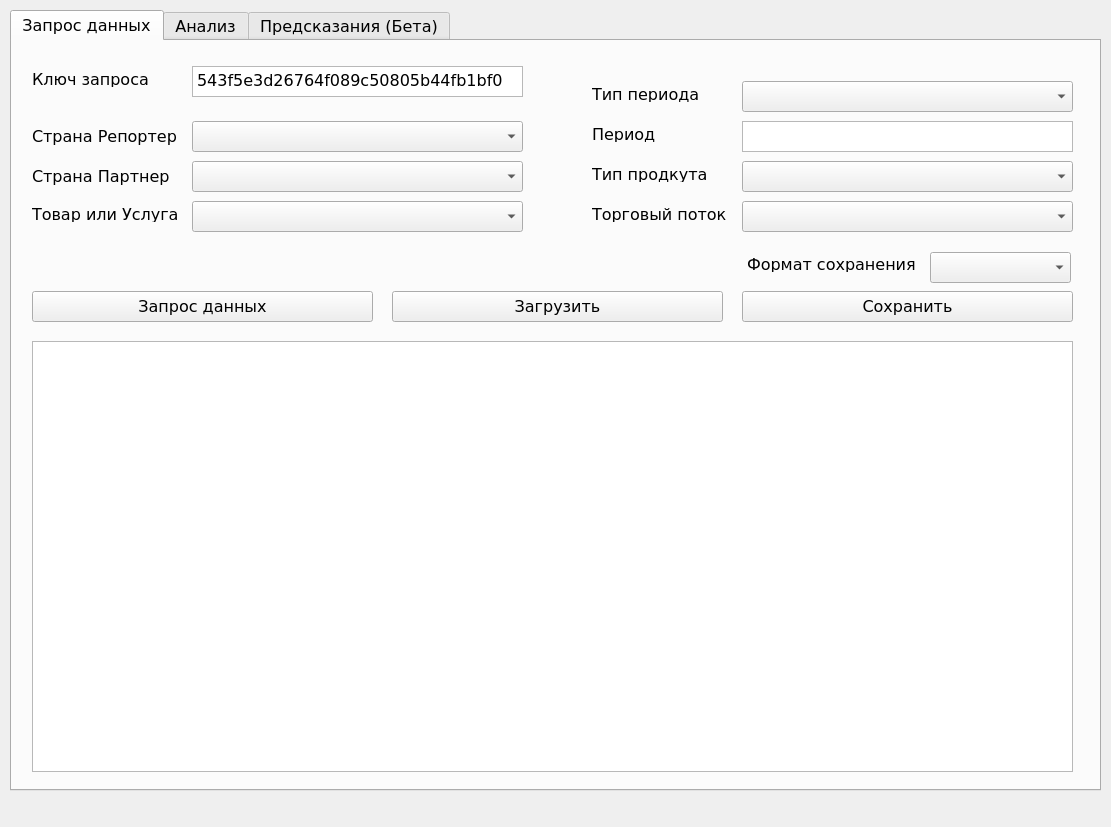
<?xml version="1.0" encoding="UTF-8"?>
<ui version="4.0">
 <class>MainWindow</class>
 <widget class="QMainWindow" name="MainWindow">
  <property name="geometry">
   <rect>
    <x>0</x>
    <y>0</y>
    <width>1111</width>
    <height>827</height>
   </rect>
  </property>
  <property name="windowTitle">
   <string>MainWindow</string>
  </property>
  <property name="windowIcon">
   <iconset>
    <normaloff>../../../../Desktop/hero.png</normaloff>../../../../Desktop/hero.png</iconset>
  </property>
  <widget class="QWidget" name="centralwidget">
   <widget class="QTabWidget" name="tabWidget">
    <property name="geometry">
     <rect>
      <x>10</x>
      <y>10</y>
      <width>1091</width>
      <height>781</height>
     </rect>
    </property>
    <property name="font">
     <font>
      <family>Verdana</family>
      <pointsize>12</pointsize>
     </font>
    </property>
    <property name="currentIndex">
     <number>0</number>
    </property>
    <property name="iconSize">
     <size>
      <width>16</width>
      <height>16</height>
     </size>
    </property>
    <property name="elideMode">
     <enum>Qt::ElideMiddle</enum>
    </property>
    <property name="tabBarAutoHide">
     <bool>false</bool>
    </property>
    <widget class="QWidget" name="Tab1">
     <attribute name="title">
      <string>Запрос данных</string>
     </attribute>
     <widget class="QLabel" name="label">
      <property name="geometry">
       <rect>
        <x>20</x>
        <y>30</y>
        <width>141</width>
        <height>16</height>
       </rect>
      </property>
      <property name="text">
       <string>Ключ запроса</string>
      </property>
     </widget>
     <widget class="QTextEdit" name="textEdit">
      <property name="geometry">
       <rect>
        <x>180</x>
        <y>25</y>
        <width>331</width>
        <height>31</height>
       </rect>
      </property>
      <property name="html">
       <string>&lt;!DOCTYPE HTML PUBLIC &quot;-//W3C//DTD HTML 4.0//EN&quot; &quot;http://www.w3.org/TR/REC-html40/strict.dtd&quot;&gt;
&lt;html&gt;&lt;head&gt;&lt;meta name=&quot;qrichtext&quot; content=&quot;1&quot; /&gt;&lt;style type=&quot;text/css&quot;&gt;
p, li { white-space: pre-wrap; }
&lt;/style&gt;&lt;/head&gt;&lt;body style=&quot; font-family:'Verdana'; font-size:12pt; font-weight:400; font-style:normal;&quot;&gt;
&lt;p style=&quot; margin-top:0px; margin-bottom:0px; margin-left:0px; margin-right:0px; -qt-block-indent:0; text-indent:0px;&quot;&gt;543f5e3d26764f089c50805b44fb1bf0&lt;/p&gt;&lt;/body&gt;&lt;/html&gt;</string>
      </property>
     </widget>
     <widget class="QComboBox" name="comboBox">
      <property name="geometry">
       <rect>
        <x>180</x>
        <y>80</y>
        <width>331</width>
        <height>31</height>
       </rect>
      </property>
     </widget>
     <widget class="QComboBox" name="comboBox_2">
      <property name="geometry">
       <rect>
        <x>180</x>
        <y>120</y>
        <width>331</width>
        <height>31</height>
       </rect>
      </property>
     </widget>
     <widget class="QLabel" name="label_2">
      <property name="geometry">
       <rect>
        <x>20</x>
        <y>85</y>
        <width>161</width>
        <height>21</height>
       </rect>
      </property>
      <property name="text">
       <string>Страна Репортер</string>
      </property>
     </widget>
     <widget class="QLabel" name="label_3">
      <property name="geometry">
       <rect>
        <x>20</x>
        <y>125</y>
        <width>161</width>
        <height>21</height>
       </rect>
      </property>
      <property name="text">
       <string>Страна Партнер</string>
      </property>
     </widget>
     <widget class="QLabel" name="label_4">
      <property name="geometry">
       <rect>
        <x>20</x>
        <y>165</y>
        <width>161</width>
        <height>16</height>
       </rect>
      </property>
      <property name="text">
       <string>Товар или Услуга</string>
      </property>
     </widget>
     <widget class="QComboBox" name="comboBox_3">
      <property name="geometry">
       <rect>
        <x>180</x>
        <y>160</y>
        <width>331</width>
        <height>31</height>
       </rect>
      </property>
     </widget>
     <widget class="QLabel" name="label_5">
      <property name="geometry">
       <rect>
        <x>580</x>
        <y>85</y>
        <width>81</width>
        <height>16</height>
       </rect>
      </property>
      <property name="text">
       <string>Период</string>
      </property>
     </widget>
     <widget class="QTextEdit" name="textEdit_2">
      <property name="geometry">
       <rect>
        <x>730</x>
        <y>80</y>
        <width>331</width>
        <height>31</height>
       </rect>
      </property>
     </widget>
     <widget class="QLabel" name="label_6">
      <property name="geometry">
       <rect>
        <x>580</x>
        <y>125</y>
        <width>131</width>
        <height>16</height>
       </rect>
      </property>
      <property name="text">
       <string>Тип продкута</string>
      </property>
     </widget>
     <widget class="QComboBox" name="comboBox_4">
      <property name="geometry">
       <rect>
        <x>730</x>
        <y>120</y>
        <width>331</width>
        <height>31</height>
       </rect>
      </property>
     </widget>
     <widget class="QComboBox" name="comboBox_5">
      <property name="geometry">
       <rect>
        <x>730</x>
        <y>40</y>
        <width>331</width>
        <height>31</height>
       </rect>
      </property>
     </widget>
     <widget class="QLabel" name="label_7">
      <property name="geometry">
       <rect>
        <x>580</x>
        <y>45</y>
        <width>151</width>
        <height>16</height>
       </rect>
      </property>
      <property name="text">
       <string>Тип периода</string>
      </property>
     </widget>
     <widget class="QComboBox" name="comboBox_6">
      <property name="geometry">
       <rect>
        <x>730</x>
        <y>160</y>
        <width>331</width>
        <height>31</height>
       </rect>
      </property>
     </widget>
     <widget class="QLabel" name="label_8">
      <property name="geometry">
       <rect>
        <x>580</x>
        <y>165</y>
        <width>161</width>
        <height>16</height>
       </rect>
      </property>
      <property name="text">
       <string>Торговый поток</string>
      </property>
     </widget>
     <widget class="QPushButton" name="pushButton">
      <property name="geometry">
       <rect>
        <x>20</x>
        <y>250</y>
        <width>341</width>
        <height>31</height>
       </rect>
      </property>
      <property name="text">
       <string>Запрос данных</string>
      </property>
     </widget>
     <widget class="QPushButton" name="pushButton_2">
      <property name="geometry">
       <rect>
        <x>380</x>
        <y>250</y>
        <width>331</width>
        <height>31</height>
       </rect>
      </property>
      <property name="text">
       <string>Загрузить</string>
      </property>
     </widget>
     <widget class="QPushButton" name="pushButton_3">
      <property name="geometry">
       <rect>
        <x>730</x>
        <y>250</y>
        <width>331</width>
        <height>31</height>
       </rect>
      </property>
      <property name="text">
       <string>Сохранить</string>
      </property>
     </widget>
     <widget class="QComboBox" name="comboBox_7">
      <property name="geometry">
       <rect>
        <x>918</x>
        <y>211</y>
        <width>141</width>
        <height>31</height>
       </rect>
      </property>
     </widget>
     <widget class="QLabel" name="label_9">
      <property name="geometry">
       <rect>
        <x>735</x>
        <y>215</y>
        <width>181</width>
        <height>16</height>
       </rect>
      </property>
      <property name="text">
       <string>Формат сохранения</string>
      </property>
     </widget>
     <widget class="QTableWidget" name="tableWidget">
      <property name="geometry">
       <rect>
        <x>20</x>
        <y>300</y>
        <width>1041</width>
        <height>431</height>
       </rect>
      </property>
     </widget>
    </widget>
    <widget class="QWidget" name="Tab2">
     <attribute name="title">
      <string>Анализ</string>
     </attribute>
     <widget class="QComboBox" name="comboBox_8">
      <property name="geometry">
       <rect>
        <x>170</x>
        <y>50</y>
        <width>331</width>
        <height>31</height>
       </rect>
      </property>
     </widget>
     <widget class="QLabel" name="label_10">
      <property name="geometry">
       <rect>
        <x>40</x>
        <y>55</y>
        <width>151</width>
        <height>16</height>
       </rect>
      </property>
      <property name="text">
       <string>Тип графика</string>
      </property>
     </widget>
     <widget class="QPushButton" name="pushButton_4">
      <property name="geometry">
       <rect>
        <x>650</x>
        <y>20</y>
        <width>331</width>
        <height>31</height>
       </rect>
      </property>
      <property name="text">
       <string>Построить</string>
      </property>
     </widget>
     <widget class="QPushButton" name="pushButton_5">
      <property name="geometry">
       <rect>
        <x>650</x>
        <y>70</y>
        <width>331</width>
        <height>31</height>
       </rect>
      </property>
      <property name="text">
       <string>Сохранить</string>
      </property>
     </widget>
     <widget class="QWidget" name="widget" native="true">
      <property name="geometry">
       <rect>
        <x>20</x>
        <y>130</y>
        <width>1041</width>
        <height>601</height>
       </rect>
      </property>
      <property name="styleSheet">
       <string notr="true">background-color: rgb(214, 214, 214);</string>
      </property>
     </widget>
    </widget>
    <widget class="QWidget" name="Tab3">
     <property name="minimumSize">
      <size>
       <width>0</width>
       <height>0</height>
      </size>
     </property>
     <property name="baseSize">
      <size>
       <width>0</width>
       <height>0</height>
      </size>
     </property>
     <attribute name="title">
      <string>Предсказания (Бета)</string>
     </attribute>
    </widget>
   </widget>
  </widget>
  <widget class="QMenuBar" name="menuBar">
   <property name="geometry">
    <rect>
     <x>0</x>
     <y>0</y>
     <width>1111</width>
     <height>21</height>
    </rect>
   </property>
  </widget>
 </widget>
 <resources/>
 <connections/>
</ui>
